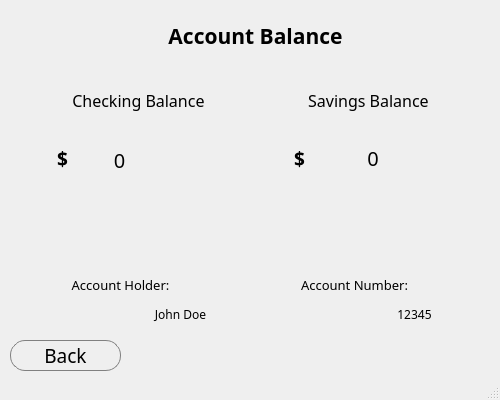
<?xml version="1.0" encoding="UTF-8"?>
<ui version="4.0">
 <class>acctBalanceScreen</class>
 <widget class="QMainWindow" name="acctBalanceScreen">
  <property name="geometry">
   <rect>
    <x>0</x>
    <y>0</y>
    <width>500</width>
    <height>400</height>
   </rect>
  </property>
  <property name="minimumSize">
   <size>
    <width>500</width>
    <height>400</height>
   </size>
  </property>
  <property name="maximumSize">
   <size>
    <width>500</width>
    <height>400</height>
   </size>
  </property>
  <property name="windowTitle">
   <string>MainWindow</string>
  </property>
  <widget class="QWidget" name="centralwidget">
   <widget class="QLabel" name="acctDetText">
    <property name="geometry">
     <rect>
      <x>-10</x>
      <y>0</y>
      <width>531</width>
      <height>71</height>
     </rect>
    </property>
    <property name="font">
     <font>
      <family>SF Mono</family>
      <pointsize>16</pointsize>
      <weight>75</weight>
      <italic>false</italic>
      <bold>true</bold>
      <kerning>true</kerning>
     </font>
    </property>
    <property name="text">
     <string>Account Balance</string>
    </property>
    <property name="alignment">
     <set>Qt::AlignCenter</set>
    </property>
   </widget>
   <widget class="QPushButton" name="backButton">
    <property name="geometry">
     <rect>
      <x>10</x>
      <y>340</y>
      <width>111</width>
      <height>31</height>
     </rect>
    </property>
    <property name="font">
     <font>
      <family>SF Mono</family>
      <pointsize>14</pointsize>
     </font>
    </property>
    <property name="styleSheet">
     <string notr="true">QPushButton{
	border: 1px solid gray;
	border-radius: 15px;
}

QPushButton:hover {
    border: 1px solid white;
}</string>
    </property>
    <property name="text">
     <string>Back</string>
    </property>
   </widget>
   <widget class="QLabel" name="acctNumberLabel">
    <property name="geometry">
     <rect>
      <x>254</x>
      <y>254</y>
      <width>201</width>
      <height>61</height>
     </rect>
    </property>
    <property name="font">
     <font>
      <family>SF Mono</family>
      <pointsize>10</pointsize>
      <weight>50</weight>
      <italic>false</italic>
      <bold>false</bold>
      <kerning>true</kerning>
     </font>
    </property>
    <property name="text">
     <string>Account Number:</string>
    </property>
    <property name="alignment">
     <set>Qt::AlignCenter</set>
    </property>
   </widget>
   <widget class="QLabel" name="acctHolderLabel">
    <property name="geometry">
     <rect>
      <x>20</x>
      <y>254</y>
      <width>201</width>
      <height>61</height>
     </rect>
    </property>
    <property name="font">
     <font>
      <family>SF Mono</family>
      <pointsize>10</pointsize>
      <weight>50</weight>
      <italic>false</italic>
      <bold>false</bold>
      <kerning>true</kerning>
     </font>
    </property>
    <property name="text">
     <string>Account Holder:</string>
    </property>
    <property name="alignment">
     <set>Qt::AlignCenter</set>
    </property>
   </widget>
   <widget class="QLabel" name="checkingBalanceLabel">
    <property name="geometry">
     <rect>
      <x>10</x>
      <y>70</y>
      <width>261</width>
      <height>61</height>
     </rect>
    </property>
    <property name="font">
     <font>
      <family>SF Mono</family>
      <pointsize>12</pointsize>
      <weight>50</weight>
      <italic>false</italic>
      <bold>false</bold>
      <kerning>true</kerning>
     </font>
    </property>
    <property name="text">
     <string>Checking Balance </string>
    </property>
    <property name="alignment">
     <set>Qt::AlignCenter</set>
    </property>
   </widget>
   <widget class="QLabel" name="savingsBalanceLabel">
    <property name="geometry">
     <rect>
      <x>240</x>
      <y>70</y>
      <width>261</width>
      <height>61</height>
     </rect>
    </property>
    <property name="font">
     <font>
      <family>SF Mono</family>
      <pointsize>12</pointsize>
      <weight>50</weight>
      <italic>false</italic>
      <bold>false</bold>
      <kerning>true</kerning>
     </font>
    </property>
    <property name="text">
     <string>Savings Balance </string>
    </property>
    <property name="alignment">
     <set>Qt::AlignCenter</set>
    </property>
   </widget>
   <widget class="QLabel" name="acctHolderName">
    <property name="geometry">
     <rect>
      <x>100</x>
      <y>284</y>
      <width>161</width>
      <height>61</height>
     </rect>
    </property>
    <property name="font">
     <font>
      <family>SF Mono</family>
      <pointsize>9</pointsize>
      <weight>50</weight>
      <italic>false</italic>
      <bold>false</bold>
      <kerning>true</kerning>
     </font>
    </property>
    <property name="text">
     <string>John Doe</string>
    </property>
    <property name="alignment">
     <set>Qt::AlignCenter</set>
    </property>
   </widget>
   <widget class="QLabel" name="acctHolderNum">
    <property name="geometry">
     <rect>
      <x>334</x>
      <y>284</y>
      <width>161</width>
      <height>61</height>
     </rect>
    </property>
    <property name="font">
     <font>
      <family>SF Mono</family>
      <pointsize>9</pointsize>
      <weight>50</weight>
      <italic>false</italic>
      <bold>false</bold>
      <kerning>true</kerning>
     </font>
    </property>
    <property name="text">
     <string>12345</string>
    </property>
    <property name="alignment">
     <set>Qt::AlignCenter</set>
    </property>
   </widget>
   <widget class="QLabel" name="checkingBalance">
    <property name="geometry">
     <rect>
      <x>45</x>
      <y>129</y>
      <width>149</width>
      <height>61</height>
     </rect>
    </property>
    <property name="font">
     <font>
      <family>SF Mono</family>
      <pointsize>15</pointsize>
      <weight>50</weight>
      <italic>false</italic>
      <bold>false</bold>
      <kerning>true</kerning>
     </font>
    </property>
    <property name="styleSheet">
     <string notr="true">.QLabel{
	color: &quot;green&quot;
}</string>
    </property>
    <property name="text">
     <string>0</string>
    </property>
    <property name="alignment">
     <set>Qt::AlignCenter</set>
    </property>
   </widget>
   <widget class="QLabel" name="dollarSignLabel">
    <property name="geometry">
     <rect>
      <x>27</x>
      <y>128</y>
      <width>71</width>
      <height>61</height>
     </rect>
    </property>
    <property name="font">
     <font>
      <family>SF Mono</family>
      <pointsize>14</pointsize>
      <weight>75</weight>
      <italic>false</italic>
      <bold>true</bold>
      <kerning>true</kerning>
     </font>
    </property>
    <property name="text">
     <string>$</string>
    </property>
    <property name="alignment">
     <set>Qt::AlignCenter</set>
    </property>
   </widget>
   <widget class="QLabel" name="dollarSignLabel_2">
    <property name="geometry">
     <rect>
      <x>269</x>
      <y>128</y>
      <width>61</width>
      <height>61</height>
     </rect>
    </property>
    <property name="font">
     <font>
      <family>SF Mono</family>
      <pointsize>14</pointsize>
      <weight>75</weight>
      <italic>false</italic>
      <bold>true</bold>
      <kerning>true</kerning>
     </font>
    </property>
    <property name="text">
     <string>$</string>
    </property>
    <property name="alignment">
     <set>Qt::AlignCenter</set>
    </property>
   </widget>
   <widget class="QLabel" name="savingsBalance">
    <property name="geometry">
     <rect>
      <x>283</x>
      <y>127</y>
      <width>180</width>
      <height>61</height>
     </rect>
    </property>
    <property name="font">
     <font>
      <family>SF Mono</family>
      <pointsize>15</pointsize>
      <weight>50</weight>
      <italic>false</italic>
      <bold>false</bold>
      <kerning>true</kerning>
     </font>
    </property>
    <property name="styleSheet">
     <string notr="true">.QLabel{
	color: &quot;green&quot;
}</string>
    </property>
    <property name="text">
     <string>0</string>
    </property>
    <property name="alignment">
     <set>Qt::AlignCenter</set>
    </property>
   </widget>
  </widget>
  <widget class="QStatusBar" name="statusbar"/>
 </widget>
 <resources/>
 <connections/>
</ui>
